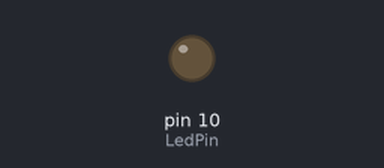
Bench run of a sketch on a simulated Arduino Uno, built with avr-gcc and run on an emulated ATmega328P. Shown: output pins drawn as LEDs (lit = HIGH).

Above: at 0.4 s.
At 29.1 s:
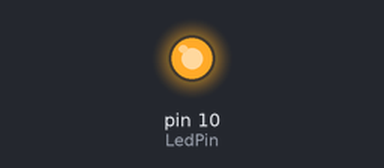
Timing chart, 0 to 32.1 s (numbered marks = the images above):
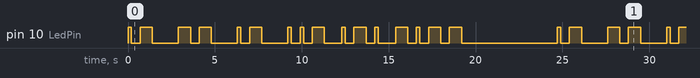

The sketch:

CODIGO_MORSE.ino
```cpp
int LedPin = 10;
int DelayPunto = 200;
int DelayGuion = 700;

void setup() {
pinMode(LedPin, OUTPUT);
}

void loop() {

EscribeLetra(1,2,0,0); // A = . -
EscribeLetra(2,2,0,0); // M = - -
EscribeLetra(1,2,0,0); // A = . -
EscribeLetra(1,1,2,0); // U = . . -
EscribeLetra(1,2,1,0); // R = . - .
EscribeLetra(2,1,2,2); // Y = - . - -
delay(5000);

}

//sistema funcion si es 1 = punto, si es 2 = guion
void Dibuja(int digito){
  switch(digito){
    case 1: digitalWrite(LedPin, HIGH);
            delay(DelayPunto);
            digitalWrite(LedPin, LOW);
    break;
    case 2: digitalWrite(LedPin, HIGH);
            delay(DelayGuion);
            digitalWrite(LedPin, LOW);
    break;
    default: // no dibuja nada y da skip al siguiente punto o guion
    break;
  }
}

void EscribeLetra(int dig1, int dig2, int dig3, int dig4){
  Dibuja(dig1);
  delay(500);
  Dibuja(dig2);
  delay(500);
  Dibuja(dig3);
  delay(500);
  Dibuja(dig4);
  delay(500);
}
```

Measured:
- by itself, pin 10 (LedPin): moves between LOW and HIGH, repeating every 24.7 s
- by itself, everything shown: repeats every 24.7 s, in 32 steps
